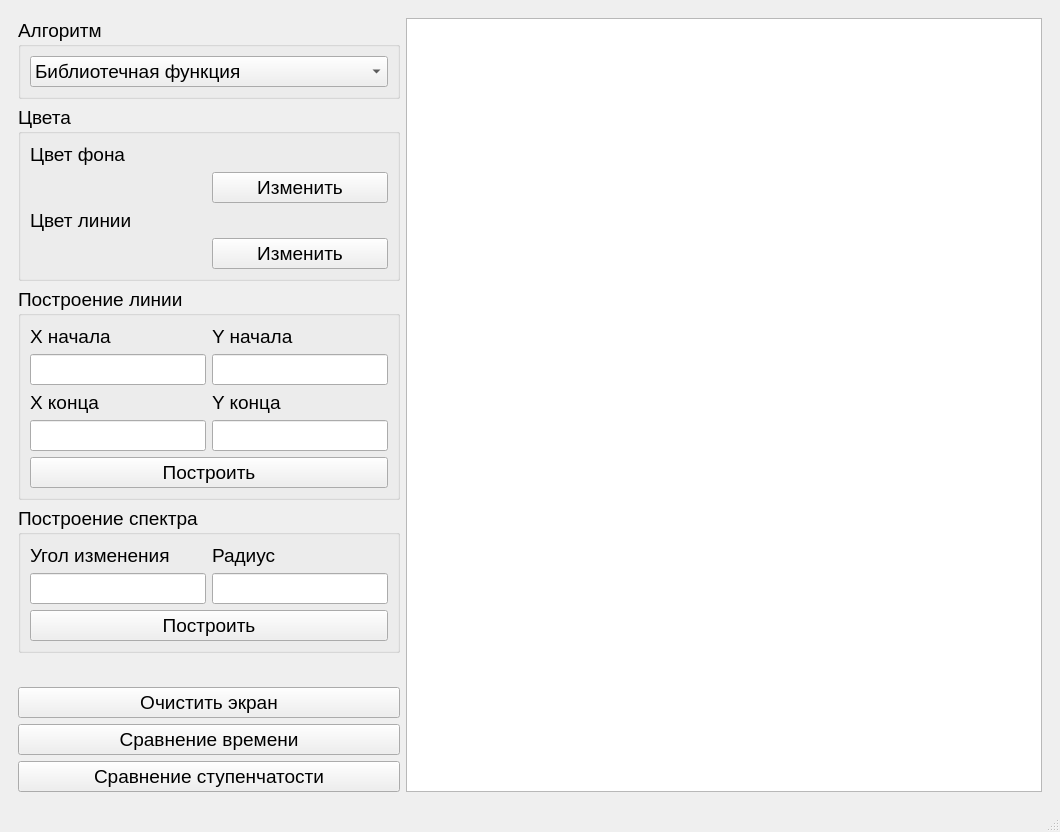
<?xml version="1.0" encoding="UTF-8"?>
<ui version="4.0">
 <class>MainWindow</class>
 <widget class="QMainWindow" name="MainWindow">
  <property name="enabled">
   <bool>true</bool>
  </property>
  <property name="geometry">
   <rect>
    <x>0</x>
    <y>0</y>
    <width>1060</width>
    <height>832</height>
   </rect>
  </property>
  <property name="sizePolicy">
   <sizepolicy hsizetype="Preferred" vsizetype="Preferred">
    <horstretch>0</horstretch>
    <verstretch>0</verstretch>
   </sizepolicy>
  </property>
  <property name="minimumSize">
   <size>
    <width>0</width>
    <height>0</height>
   </size>
  </property>
  <property name="windowTitle">
   <string>MainWindow</string>
  </property>
  <property name="windowOpacity">
   <double>0.000000000000000</double>
  </property>
  <property name="documentMode">
   <bool>false</bool>
  </property>
  <widget class="QWidget" name="centralwidget">
   <layout class="QHBoxLayout" name="horizontalLayout">
    <item>
     <widget class="QStackedWidget" name="stackedWidget">
      <property name="currentIndex">
       <number>0</number>
      </property>
      <widget class="QWidget" name="main_page">
       <layout class="QGridLayout" name="gridLayout_6">
        <item row="0" column="0" rowspan="2">
         <widget class="QGroupBox" name="groupBox">
          <property name="sizePolicy">
           <sizepolicy hsizetype="Preferred" vsizetype="Maximum">
            <horstretch>0</horstretch>
            <verstretch>0</verstretch>
           </sizepolicy>
          </property>
          <property name="font">
           <font>
            <pointsize>14</pointsize>
           </font>
          </property>
          <property name="title">
           <string>Алгоритм</string>
          </property>
          <layout class="QVBoxLayout" name="verticalLayout">
           <item>
            <widget class="QComboBox" name="algorithm_box">
             <property name="sizePolicy">
              <sizepolicy hsizetype="Preferred" vsizetype="Fixed">
               <horstretch>0</horstretch>
               <verstretch>0</verstretch>
              </sizepolicy>
             </property>
             <item>
              <property name="text">
               <string>Библиотечная функция</string>
              </property>
             </item>
             <item>
              <property name="text">
               <string>ЦДА</string>
              </property>
             </item>
             <item>
              <property name="text">
               <string>Брезенхем (float)</string>
              </property>
             </item>
             <item>
              <property name="text">
               <string>Брезенхем (int)</string>
              </property>
             </item>
             <item>
              <property name="text">
               <string>Брезенхем с устр. ступенчатости</string>
              </property>
             </item>
             <item>
              <property name="text">
               <string>Ву</string>
              </property>
             </item>
            </widget>
           </item>
          </layout>
         </widget>
        </item>
        <item row="8" column="0">
         <widget class="QPushButton" name="time_cmp_btn">
          <property name="font">
           <font>
            <pointsize>14</pointsize>
           </font>
          </property>
          <property name="text">
           <string>Сравнение времени</string>
          </property>
         </widget>
        </item>
        <item row="9" column="0">
         <widget class="QPushButton" name="step_cmp_btn">
          <property name="font">
           <font>
            <pointsize>14</pointsize>
           </font>
          </property>
          <property name="text">
           <string>Сравнение ступенчатости</string>
          </property>
         </widget>
        </item>
        <item row="7" column="0">
         <widget class="QPushButton" name="clear_btn">
          <property name="sizePolicy">
           <sizepolicy hsizetype="Minimum" vsizetype="Fixed">
            <horstretch>0</horstretch>
            <verstretch>0</verstretch>
           </sizepolicy>
          </property>
          <property name="font">
           <font>
            <pointsize>14</pointsize>
           </font>
          </property>
          <property name="text">
           <string>Очистить экран</string>
          </property>
         </widget>
        </item>
        <item row="0" column="1" rowspan="10">
         <widget class="QGraphicsView" name="graphics_view">
          <property name="sizePolicy">
           <sizepolicy hsizetype="Expanding" vsizetype="Expanding">
            <horstretch>1</horstretch>
            <verstretch>1</verstretch>
           </sizepolicy>
          </property>
          <property name="verticalScrollBarPolicy">
           <enum>Qt::ScrollBarPolicy::ScrollBarAlwaysOff</enum>
          </property>
          <property name="horizontalScrollBarPolicy">
           <enum>Qt::ScrollBarPolicy::ScrollBarAlwaysOff</enum>
          </property>
         </widget>
        </item>
        <item row="2" column="0">
         <widget class="QGroupBox" name="groupBox_2">
          <property name="enabled">
           <bool>true</bool>
          </property>
          <property name="sizePolicy">
           <sizepolicy hsizetype="Preferred" vsizetype="Maximum">
            <horstretch>0</horstretch>
            <verstretch>0</verstretch>
           </sizepolicy>
          </property>
          <property name="font">
           <font>
            <pointsize>14</pointsize>
           </font>
          </property>
          <property name="title">
           <string>Цвета</string>
          </property>
          <layout class="QVBoxLayout" name="verticalLayout_2">
           <item>
            <layout class="QGridLayout" name="gridLayout_2">
             <item row="1" column="0">
              <widget class="QWidget" name="background_color_widget" native="true">
               <property name="sizePolicy">
                <sizepolicy hsizetype="Minimum" vsizetype="Preferred">
                 <horstretch>0</horstretch>
                 <verstretch>0</verstretch>
                </sizepolicy>
               </property>
              </widget>
             </item>
             <item row="1" column="1">
              <widget class="QPushButton" name="change_back_color_btn">
               <property name="text">
                <string>Изменить</string>
               </property>
              </widget>
             </item>
             <item row="0" column="0" colspan="2">
              <widget class="QLabel" name="label">
               <property name="text">
                <string>Цвет фона</string>
               </property>
              </widget>
             </item>
            </layout>
           </item>
           <item>
            <layout class="QGridLayout" name="gridLayout_3">
             <item row="1" column="0">
              <widget class="QWidget" name="line_color_widget" native="true">
               <property name="sizePolicy">
                <sizepolicy hsizetype="Minimum" vsizetype="Preferred">
                 <horstretch>0</horstretch>
                 <verstretch>0</verstretch>
                </sizepolicy>
               </property>
              </widget>
             </item>
             <item row="1" column="1">
              <widget class="QPushButton" name="change_line_color_btn">
               <property name="text">
                <string>Изменить</string>
               </property>
              </widget>
             </item>
             <item row="0" column="0" colspan="2">
              <widget class="QLabel" name="label_2">
               <property name="text">
                <string>Цвет линии</string>
               </property>
              </widget>
             </item>
            </layout>
           </item>
          </layout>
         </widget>
        </item>
        <item row="3" column="0">
         <widget class="QGroupBox" name="groupBox_3">
          <property name="sizePolicy">
           <sizepolicy hsizetype="Maximum" vsizetype="Maximum">
            <horstretch>0</horstretch>
            <verstretch>0</verstretch>
           </sizepolicy>
          </property>
          <property name="font">
           <font>
            <pointsize>14</pointsize>
           </font>
          </property>
          <property name="title">
           <string>Построение линии</string>
          </property>
          <layout class="QGridLayout" name="gridLayout_4">
           <item row="2" column="0">
            <widget class="QLabel" name="label_5">
             <property name="text">
              <string>X конца</string>
             </property>
            </widget>
           </item>
           <item row="0" column="1">
            <widget class="QLabel" name="label_4">
             <property name="text">
              <string>Y начала</string>
             </property>
            </widget>
           </item>
           <item row="3" column="1">
            <widget class="QLineEdit" name="y_end_edit">
             <property name="sizePolicy">
              <sizepolicy hsizetype="Maximum" vsizetype="Fixed">
               <horstretch>0</horstretch>
               <verstretch>0</verstretch>
              </sizepolicy>
             </property>
            </widget>
           </item>
           <item row="1" column="0">
            <widget class="QLineEdit" name="x_start_edit">
             <property name="sizePolicy">
              <sizepolicy hsizetype="Maximum" vsizetype="Fixed">
               <horstretch>0</horstretch>
               <verstretch>0</verstretch>
              </sizepolicy>
             </property>
            </widget>
           </item>
           <item row="4" column="0" colspan="2">
            <widget class="QPushButton" name="draw_line_btn">
             <property name="text">
              <string>Построить</string>
             </property>
            </widget>
           </item>
           <item row="2" column="1">
            <widget class="QLabel" name="label_6">
             <property name="text">
              <string>Y конца</string>
             </property>
            </widget>
           </item>
           <item row="3" column="0">
            <widget class="QLineEdit" name="x_end_edit">
             <property name="sizePolicy">
              <sizepolicy hsizetype="Maximum" vsizetype="Fixed">
               <horstretch>0</horstretch>
               <verstretch>0</verstretch>
              </sizepolicy>
             </property>
            </widget>
           </item>
           <item row="0" column="0">
            <widget class="QLabel" name="label_3">
             <property name="sizePolicy">
              <sizepolicy hsizetype="Preferred" vsizetype="Maximum">
               <horstretch>0</horstretch>
               <verstretch>0</verstretch>
              </sizepolicy>
             </property>
             <property name="text">
              <string>X начала</string>
             </property>
            </widget>
           </item>
           <item row="1" column="1">
            <widget class="QLineEdit" name="y_start_edit">
             <property name="sizePolicy">
              <sizepolicy hsizetype="Maximum" vsizetype="Fixed">
               <horstretch>0</horstretch>
               <verstretch>0</verstretch>
              </sizepolicy>
             </property>
            </widget>
           </item>
          </layout>
         </widget>
        </item>
        <item row="4" column="0">
         <widget class="QGroupBox" name="groupBox_4">
          <property name="sizePolicy">
           <sizepolicy hsizetype="Maximum" vsizetype="Maximum">
            <horstretch>0</horstretch>
            <verstretch>0</verstretch>
           </sizepolicy>
          </property>
          <property name="font">
           <font>
            <pointsize>14</pointsize>
           </font>
          </property>
          <property name="title">
           <string>Построение спектра</string>
          </property>
          <layout class="QGridLayout" name="gridLayout_5">
           <item row="0" column="1">
            <widget class="QLabel" name="label_8">
             <property name="sizePolicy">
              <sizepolicy hsizetype="Preferred" vsizetype="Maximum">
               <horstretch>0</horstretch>
               <verstretch>0</verstretch>
              </sizepolicy>
             </property>
             <property name="text">
              <string>Радиус</string>
             </property>
            </widget>
           </item>
           <item row="0" column="0">
            <widget class="QLabel" name="label_7">
             <property name="sizePolicy">
              <sizepolicy hsizetype="Preferred" vsizetype="Maximum">
               <horstretch>0</horstretch>
               <verstretch>0</verstretch>
              </sizepolicy>
             </property>
             <property name="text">
              <string>Угол изменения</string>
             </property>
            </widget>
           </item>
           <item row="1" column="1">
            <widget class="QLineEdit" name="radius_edit">
             <property name="sizePolicy">
              <sizepolicy hsizetype="Maximum" vsizetype="Fixed">
               <horstretch>0</horstretch>
               <verstretch>0</verstretch>
              </sizepolicy>
             </property>
            </widget>
           </item>
           <item row="1" column="0">
            <widget class="QLineEdit" name="angle_edit">
             <property name="sizePolicy">
              <sizepolicy hsizetype="Maximum" vsizetype="Fixed">
               <horstretch>0</horstretch>
               <verstretch>0</verstretch>
              </sizepolicy>
             </property>
            </widget>
           </item>
           <item row="2" column="0" colspan="2">
            <widget class="QPushButton" name="draw_spectre_btn">
             <property name="text">
              <string>Построить</string>
             </property>
            </widget>
           </item>
          </layout>
         </widget>
        </item>
       </layout>
      </widget>
      <widget class="QWidget" name="time_page">
       <layout class="QVBoxLayout" name="verticalLayout_3">
        <item>
         <widget class="QPushButton" name="back_btn">
          <property name="sizePolicy">
           <sizepolicy hsizetype="Maximum" vsizetype="Maximum">
            <horstretch>0</horstretch>
            <verstretch>0</verstretch>
           </sizepolicy>
          </property>
          <property name="font">
           <font>
            <pointsize>14</pointsize>
           </font>
          </property>
          <property name="text">
           <string>На главную</string>
          </property>
         </widget>
        </item>
        <item>
         <widget class="QGroupBox" name="groupBox_5">
          <property name="sizePolicy">
           <sizepolicy hsizetype="Maximum" vsizetype="Maximum">
            <horstretch>0</horstretch>
            <verstretch>0</verstretch>
           </sizepolicy>
          </property>
          <property name="font">
           <font>
            <pointsize>14</pointsize>
           </font>
          </property>
          <property name="title">
           <string>Данные для замеров</string>
          </property>
          <layout class="QGridLayout" name="gridLayout">
           <item row="0" column="1">
            <widget class="QLineEdit" name="len_edit">
             <property name="sizePolicy">
              <sizepolicy hsizetype="Maximum" vsizetype="Fixed">
               <horstretch>0</horstretch>
               <verstretch>0</verstretch>
              </sizepolicy>
             </property>
            </widget>
           </item>
           <item row="0" column="0">
            <widget class="QLabel" name="label_9">
             <property name="sizePolicy">
              <sizepolicy hsizetype="Maximum" vsizetype="Preferred">
               <horstretch>0</horstretch>
               <verstretch>0</verstretch>
              </sizepolicy>
             </property>
             <property name="text">
              <string>Длина отрезка</string>
             </property>
            </widget>
           </item>
           <item row="0" column="3">
            <widget class="QLineEdit" name="angle_time_edit">
             <property name="sizePolicy">
              <sizepolicy hsizetype="Maximum" vsizetype="Fixed">
               <horstretch>0</horstretch>
               <verstretch>0</verstretch>
              </sizepolicy>
             </property>
            </widget>
           </item>
           <item row="0" column="5">
            <widget class="QPushButton" name="time_measurement_btn">
             <property name="text">
              <string>Исследовать</string>
             </property>
            </widget>
           </item>
           <item row="0" column="2">
            <widget class="QLabel" name="label_10">
             <property name="sizePolicy">
              <sizepolicy hsizetype="Maximum" vsizetype="Preferred">
               <horstretch>0</horstretch>
               <verstretch>0</verstretch>
              </sizepolicy>
             </property>
             <property name="text">
              <string>Угол наклона</string>
             </property>
            </widget>
           </item>
           <item row="0" column="4">
            <spacer name="horizontalSpacer">
             <property name="orientation">
              <enum>Qt::Orientation::Horizontal</enum>
             </property>
             <property name="sizeHint" stdset="0">
              <size>
               <width>40</width>
               <height>20</height>
              </size>
             </property>
            </spacer>
           </item>
          </layout>
         </widget>
        </item>
        <item>
         <layout class="QVBoxLayout" name="time_layout">
          <item>
           <widget class="QLabel" name="label_11">
            <property name="text">
             <string/>
            </property>
           </widget>
          </item>
         </layout>
        </item>
       </layout>
      </widget>
      <widget class="QWidget" name="step_page">
       <layout class="QVBoxLayout" name="verticalLayout_4">
        <item>
         <widget class="QPushButton" name="back_btn_2">
          <property name="sizePolicy">
           <sizepolicy hsizetype="Maximum" vsizetype="Maximum">
            <horstretch>0</horstretch>
            <verstretch>0</verstretch>
           </sizepolicy>
          </property>
          <property name="font">
           <font>
            <pointsize>14</pointsize>
           </font>
          </property>
          <property name="text">
           <string>На главную</string>
          </property>
         </widget>
        </item>
        <item>
         <layout class="QGridLayout" name="step_layout"/>
        </item>
       </layout>
      </widget>
     </widget>
    </item>
   </layout>
  </widget>
  <widget class="QMenuBar" name="menubar">
   <property name="geometry">
    <rect>
     <x>0</x>
     <y>0</y>
     <width>1060</width>
     <height>23</height>
    </rect>
   </property>
  </widget>
  <widget class="QStatusBar" name="statusbar"/>
 </widget>
 <resources/>
 <connections/>
</ui>
